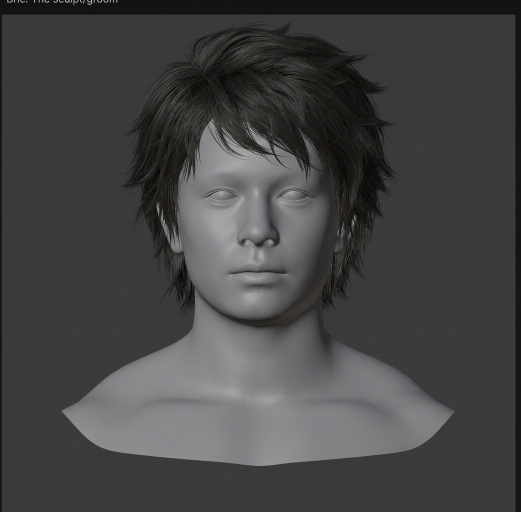
#> input picture hero/reference/appearance_groom_clay.jpg, 1042 x 1024 px, found by its file name (shown at 1/2 size)
$ python survey_clay.py
#> lines starting #> are read from the running program, lines starting #| are printed output that depends on the picture; after the words box and inside, x2 and y2 are one past the last pixel; in counts of white or black regions, pixels touching at a corner belong together
"""survey_clay.py -- THE SURVEYOR, target half. Measures the clay reference.

    python hero/groomloop/scripts/survey_clay.py <out.json> [--dump-mask]

WHY THE CLAY IS THE SILHOUETTE TARGET AND THE PORTRAITS ARE NOT. Both photo
references are graded portraits: their hair edge is a lighting decision as much
as a geometry one, and every shape ruling taken against them was taken by eye.
The clay is the target IN THE WORKING MEDIUM -- grey clay, neutral light, the
same bust presentation preview_hair.py already renders -- so a silhouette
comparison against it carries no lighting or grade noise.

IT IS A DIFFERENT HEAD. The clay bust is not the hero, so nothing here overlays
pixels. Every number is normalised by the head's own measured width or height,
which is what makes it transferable to a different skull.

WHAT IT PUBLISHES, and each one answers a brief the styling agents are given:
  crown_lift_frac    silhouette height above the skull top, over head height
                     -> the crown agent's target
  fringe_descent     how far hair reaches DOWN the face from the skull top,
                     over head height, at the midline and at 1/4 offsets
                     -> the fringe agent's target
  brow_band_cover    fraction of the brow band's width carrying hair
                     -> the fringe agent's occlusion-by-design target
  ear_band_cover     fraction of the ear band's width carrying hair
                     -> the sides agent's target
  width_profile      hair half-width per height, over head half-width
                     -> the sides agent's length band, and the overall shape
  edge_roughness     perimeter / sqrt(area), dimensionless
                     -> the chunk/separation axis, comparable to the rear
                        reference's already-measured 27.9648

THE MASK IS DUMPED AND LOOKED AT BEFORE ANY NUMBER IS USED. This project has
already had a rear rubric return two confident, meaningless numbers twice --
once measuring forest, once measuring a hollow ring -- both times passing a
mask_frac band, because a gate on the EXTENT of a region cannot see whether it
is the RIGHT region.
"""

import json
import os
import sys

import numpy as np
from PIL import Image

REF = "hero/reference/appearance_groom_clay.jpg"
TITLE_STRIP_PX = 32          # the source carries a title bar; never edited


def main():
    out = sys.argv[1] if len(sys.argv) > 1 else "survey_clay.json"
    dump = "--dump-mask" in sys.argv

    im = Image.open(REF).convert("RGB")
#> im is the input picture: PIL image 1042x1024 RGB; mean R, G, B 68.8, 68.8, 68.8
    a = np.asarray(im).astype(np.float32)[TITLE_STRIP_PX:, :, :]
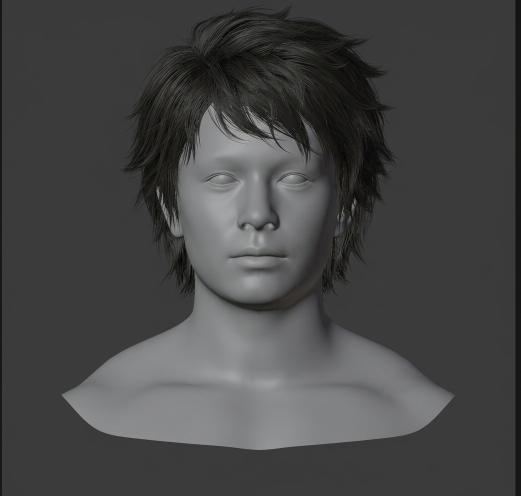
#> a: shape (992, 1042, 3) float32 (shown at 1/2 size); mean R, G, B 70.1, 70.2, 70.2
    L = a.mean(axis=2)
    h, w = L.shape
#> h = 992; w = 1042
    bg = float(np.median(L))
#> bg = 59

    # CLAY (bright, neutral) vs HAIR (dark) vs BACKDROP (mid grey).
    # The backdrop is the median; clay is well above it and hair well below.
    clay = L > bg + 16.0
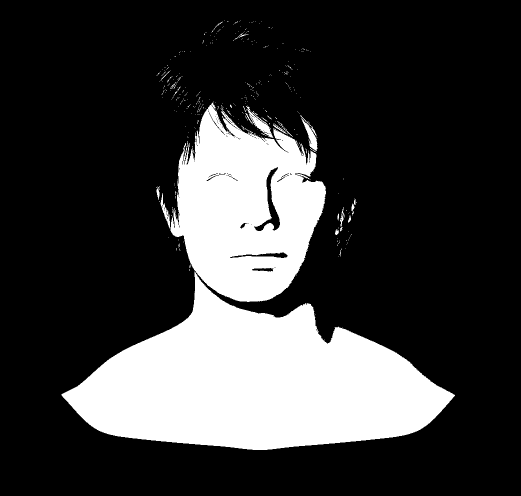
#> clay: shape (992, 1042) bool (shown at 1/2 size); 23.2% white; 373 white regions (350 under 20 px), largest, box (x1, y1, x2, y2) and area: (123, 543, 910, 900) 156072, (341, 205, 652, 604) 79594, (492, 212, 547, 276) 857
    hair = L < bg - 16.0
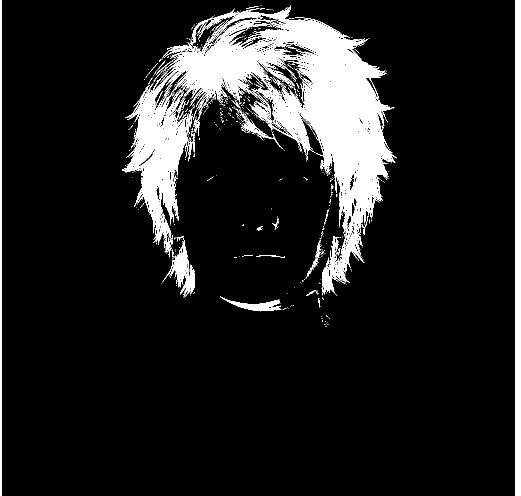
#> hair: shape (992, 1042) bool (shown at 1/2 size); 11.6% white; 751 white regions (700 under 20 px), largest, box (x1, y1, x2, y2) and area: (244, 11, 794, 592) 96094, (1031, 0, 1042, 992) 10912, (0, 0, 4, 992) 3968

    # the bust: largest bright component, by column/row extent
    ys, xs = np.nonzero(clay)
    bust = {"x": [int(xs.min()), int(xs.max())],
            "y": [int(ys.min()), int(ys.max())]}
#> bust = {'x': [123, 909], 'y': [41, 899]}

    # HEAD, not bust: the shoulders are wide and low. Take the narrowest row
    # in the upper 60% -- the neck -- and call everything above it the head.
    widths = np.array([clay[r].sum() for r in range(h)], dtype=np.float64)
#> widths = 992 values, max 787 at index 790, min 0 at index 0, mean 241.4
    top = int(ys.min())
#> top = 41
    lim = top + int(0.62 * (ys.max() - top))
#> lim = 572
    seg = widths[top:lim].copy()
#> seg = 531 values, max 296 at index 346, min 0 at index 48, mean 151
    seg[seg < 6] = np.inf
    neck_r = top + int(np.argmin(seg))
#> neck_r = 45
    head = clay.copy()
    head[neck_r:, :] = False
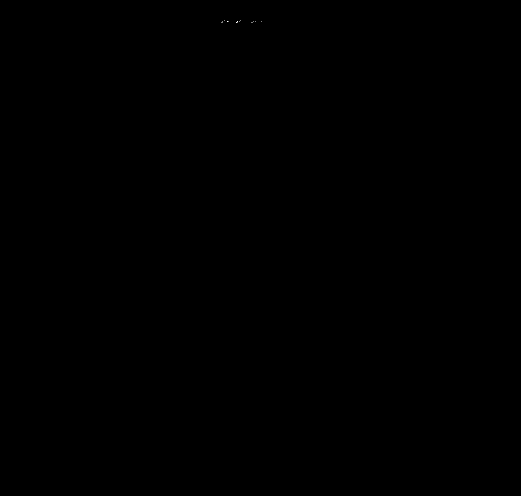
#> head: shape (992, 1042) bool (shown at 1/2 size); 0% white in thin lines or dots, all inside (x1, y1, x2, y2) = (443, 41, 524, 45)
    hys, hxs = np.nonzero(head)
#> hys = 19 values from 41 to 44; hxs = 19 values, max 523 at index 11, min 443 at index 12, mean 474.6
    head_top, head_bot = int(hys.min()), int(hys.max())
#> head_top = 41; head_bot = 44
    head_h = head_bot - head_top
#> head_h = 3
    head_w = int(hxs.max() - hxs.min())
#> head_w = 80
    head_cx = 0.5 * (float(hxs.max()) + float(hxs.min()))
#> head_cx = 483

    hair_ys, hair_xs = np.nonzero(hair)
    hair_top = int(hair_ys.min())
#> hair_top = 0

    rep = {
        "producer": "survey_clay.py",
        "reference": REF,
        "sha256": "d331043ecd6629a40f33744419b140f96b374fc2b698056e6e82e72ca8cc17ac",
        "frame_px": [int(w), int(h)],
        "background_luma": round(bg, 2),
        "bust_bbox_px": bust,
        "head": {"top_row": head_top, "neck_row": neck_r,
                 "bottom_row": head_bot, "height_px": int(head_h),
                 "width_px": head_w, "centre_x_px": round(head_cx, 1)},
        "mask_frac": {"clay": round(float(clay.mean()), 4),
                      "hair": round(float(hair.mean()), 4)},
    }

    # --- crown lift -------------------------------------------------------
    # How far the hair silhouette rises ABOVE the top of the skull. On a clay
    # bust the skull top is hidden under the hair, so it is taken as the
    # highest CLAY row -- which on this image is the forehead -- and the lift
    # is measured from there. Reported as a fraction of head height so it
    # transfers to a different skull.
    rep["crown_lift_px"] = int(head_top - hair_top)
    rep["crown_lift_frac"] = round((head_top - hair_top) / max(head_h, 1), 4)

    # --- fringe descent ---------------------------------------------------
    # THE DEFINING FEATURE OF THIS TARGET. For a set of columns across the
    # face, how far down does hair reach, measured from the head top and
    # normalised by head height.
    desc = {}
    for label, frac in (("midline", 0.0), ("quarter_L", -0.25),
                        ("quarter_R", 0.25), ("half_L", -0.42),
                        ("half_R", 0.42)):
        cx = int(round(head_cx + frac * head_w))
        band = hair[:, max(0, cx - 6):cx + 7]
        rows = np.nonzero(band.any(axis=1))[0]
        if rows.size == 0:
            desc[label] = None
            continue
        desc[label] = {
            "lowest_row": int(rows.max()),
            "descent_from_head_top_frac": round(
                (int(rows.max()) - head_top) / max(head_h, 1), 4)}
#> this loop made 5 passes
#> cx on passes 1 to 5: 483, 463, 503, 449, 517
#> after the loop, desc = 5 items
    rep["fringe_descent"] = desc

    # --- brow band coverage ----------------------------------------------
    # The brief's occlusion-by-design axis. The brow on a clay bust is not
    # directly measurable, so the band is taken at the proportion the hero's
    # own MEASURED skull gives: brow sits at
    #   (crown_up - brow_up) / (crown_up - neck_cut_up)
    # below the skull top. Read from survey_head.json so the two halves of the
    # surveyor cannot disagree.
#> (the run stopped early here; a loop or call above may not have finished)
